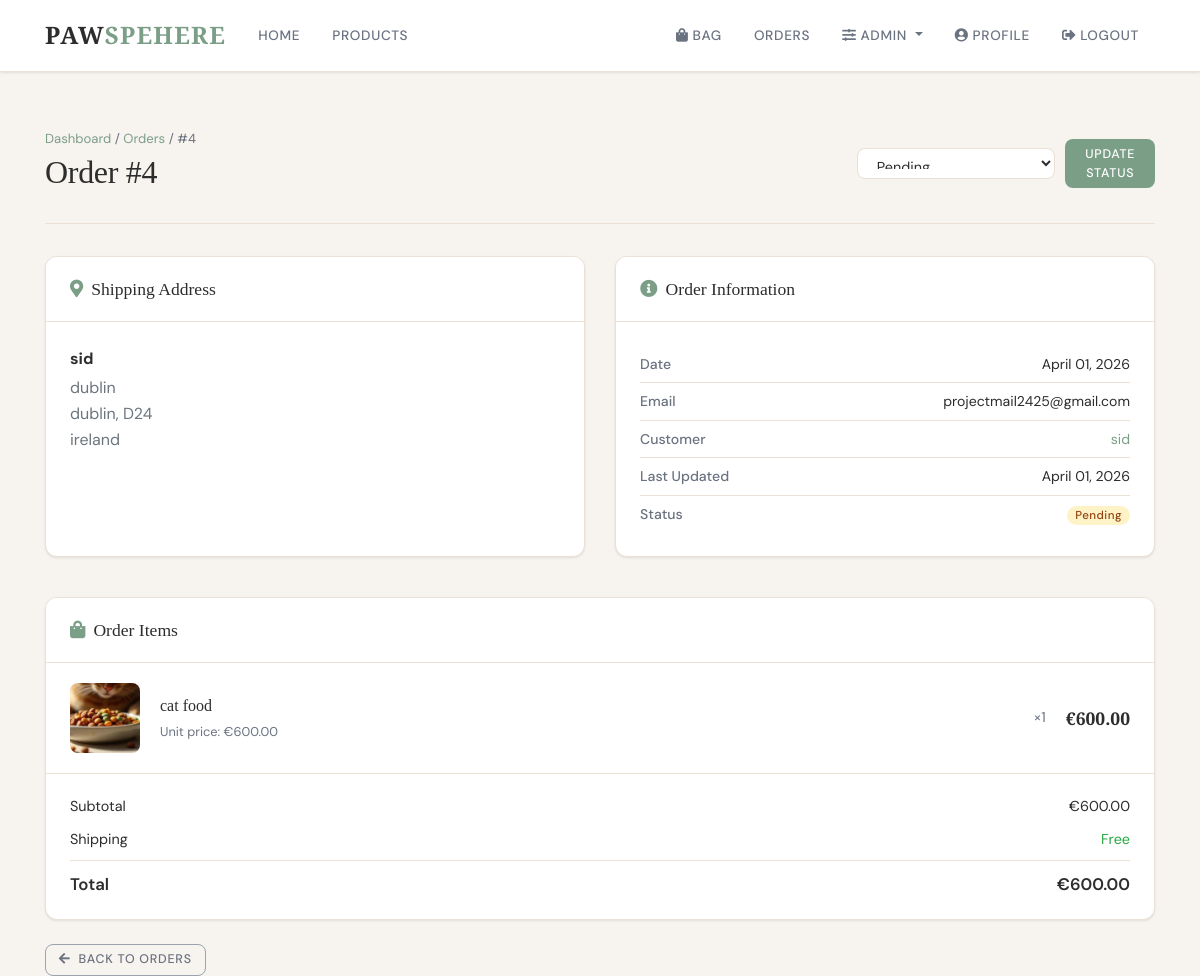
The page /admin-panel/orders/4/ (signed in) on the database its author committed.
### cart/models.py (models this page shows, shortened)
class Order(models.Model):
    STATUS_CHOICES = (
        ('pending', 'Pending'),
        ('processing', 'Processing'),
        ('shipped', 'Shipped'),
        ('delivered', 'Delivered'),
        ('cancelled', 'Cancelled'),
    )
    user = models.ForeignKey(User, on_delete=models.CASCADE)
    full_name = models.CharField(max_length=100)
    email = models.EmailField()
    address = models.CharField(max_length=250)
    city = models.CharField(max_length=100)
    postal_code = models.CharField(max_length=20)
    country = models.CharField(max_length=100)
    created = models.DateTimeField(auto_now_add=True)
    updated = models.DateTimeField(auto_now=True)
    status = models.CharField(max_length=20, choices=STATUS_CHOICES, default='pending')
    total_price = models.DecimalField(max_digits=10, decimal_places=2)
    class Meta:
        ordering = ['-created']

class OrderItem(models.Model):
    order = models.ForeignKey(Order, related_name='items', on_delete=models.CASCADE)
    product = models.ForeignKey(Product, on_delete=models.CASCADE)
    price = models.DecimalField(max_digits=10, decimal_places=2)
    quantity = models.PositiveIntegerField(default=1)
    def get_total_price(self):
        return self.price * self.quantity

### products/models.py (models this page shows, shortened)
class Product(models.Model):
    name = models.CharField(max_length=200)
    description = models.TextField()
    price = models.DecimalField(max_digits=10, decimal_places=2)
    category = models.ForeignKey(
        Category,
        on_delete=models.CASCADE,
        related_name="products",
    )
    materials = models.CharField(max_length=255)
    image = models.ImageField(
        upload_to="product_images",
        default="default_product.jpg",
    )
    seller = models.ForeignKey(User, on_delete=models.CASCADE)
    date_posted = models.DateTimeField(auto_now_add=True)
    in_stock = models.BooleanField(default=True)

### admin_panel/views.py (the view)
# urls.py: path('orders/<int:order_id>/', views.order_detail, name='admin-order-detail'),
@login_required
@user_passes_test(is_admin)
def order_detail(request, order_id):
    order = get_object_or_404(Order, id=order_id)
    context = {
        'title': f'Order #{order.id}',
        'order': order
    }
    return render(request, 'admin_panel/order_detail.html', context)

### admin_panel/views.py (called while the page is built)
def is_admin(user):
    return user.is_staff or user.is_superuser

### cart/context_processors.py (called while the page is built)
def cart_counter(request):
    if request.user.is_authenticated:
        cart_count = CartItem.objects.filter(user=request.user).count()
        return {'cart_count': cart_count}
    return {'cart_count': 0}

### templates/admin_panel/order_detail.html (shortened to what this page needs)
{% extends "base.html" %}
{% block content %}
<div class="page-header">
    <div class="d-flex justify-content-between align-items-center flex-wrap gap-2">
        <div>
            <div class="admin-breadcrumb mb-1">
                <a href="{% url 'admin-dashboard' %}">Dashboard</a> / <a href="{% url 'admin-order-management' %}">Orders</a> / #{{ order.id }}
            </div>
            <h1>Order #{{ order.id }}</h1>
        </div>
        <form method="POST" action="{% url 'admin-update-order-status' order.id %}" class="status-update-form">
            <select name="status" class="form-control form-control-sm status-select">
                {% for status_code, status_name in order.STATUS_CHOICES %}
                <option value="{{ status_code }}" {% if order.status == status_code %}selected{% endif %}>{{ status_name }}</option>
                {% endfor %}
            </select>
            <button type="submit" class="btn btn-primary btn-sm">Update Status</button>
        </form>
    </div>
</div>
<div class="row mb-4">
    <div class="col-md-6 mb-3">
        <div class="card h-100">
            <div class="card-header"><i class="fas fa-map-marker-alt mr-2" style="color:var(--sage);"></i>Shipping Address</div>
            <div class="card-body">
                <p class="mb-1"><strong>{{ order.full_name }}</strong></p>
                <p class="text-muted mb-0">{{ order.address }}<br>{{ order.city }}, {{ order.postal_code }}<br>{{ order.country }}</p>
            </div>
        </div>
    </div>
    <div class="col-md-6 mb-3">
        <div class="card h-100">
            <div class="card-header"><i class="fas fa-info-circle mr-2" style="color:var(--sage);"></i>Order Information</div>
            <div class="card-body">
                <div class="info-row"><span class="info-key">Date</span><span>{{ order.created|date:"F d, Y" }}</span></div>
                <div class="info-row"><span class="info-key">Email</span><span>{{ order.email }}</span></div>
                <div class="info-row"><span class="info-key">Customer</span><span><a href="{% url 'admin-user-detail' order.user.id %}" style="color:var(--sage);">{{ order.user.username }}</a></span></div>
                <div class="info-row"><span class="info-key">Last Updated</span><span>{{ order.updated|date:"F d, Y" }}</span></div>
                <div class="info-row">
                    <span class="info-key">Status</span>
                    <span>
                        {% if order.status == 'pending' %}<span class="badge badge-warning">{{ order.get_status_display }}</span>
                        {% elif order.status == 'processing' %}<span class="badge badge-info">{{ order.get_status_display }}</span>
                        {% elif order.status == 'shipped' %}<span class="badge badge-primary">{{ order.get_status_display }}</span>
                        {% elif order.status == 'delivered' %}<span class="badge badge-success">{{ order.get_status_display }}</span>
                        {% elif order.status == 'cancelled' %}<span class="badge badge-danger">{{ order.get_status_display }}</span>
                        {% endif %}
                    </span>
                </div>
            </div>
        </div>
    </div>
</div>
<div class="card">
    <div class="card-header"><i class="fas fa-shopping-bag mr-2" style="color:var(--sage);"></i>Order Items</div>
    <div class="card-body p-0">
        {% for item in order.items.all %}
        <div class="order-item-row {% if not forloop.last %}order-item-border{% endif %}">
            <img src="{{ item.product.image.url }}" alt="{{ item.product.name }}" class="order-item-img">
            <div class="order-item-info">
                <a href="{% url 'product-detail' item.product.id %}" class="order-item-name">{{ item.product.name }}</a>
                <p class="order-item-meta">Unit price: €{{ item.price }}</p>
            </div>
            <div class="order-item-qty">×{{ item.quantity }}</div>
            <div class="order-item-total">€{{ item.get_total_price }}</div>
        </div>
        {% endfor %}
        <div class="order-totals">
            <div class="order-total-row"><span>Subtotal</span><span>€{{ order.total_price }}</span></div>
            <div class="order-total-row"><span>Shipping</span><span class="text-success">Free</span></div>
            <div class="order-total-row order-total-grand"><span>Total</span><span>€{{ order.total_price }}</span></div>
        </div>
    </div>
</div>
<div class="mt-4">
    <a href="{% url 'admin-order-management' %}" class="btn btn-outline-secondary btn-sm">
        <i class="fas fa-arrow-left mr-2"></i>Back to Orders
    </a>
</div>
{% endblock content %}

### templates/base.html (style rules this page uses)
:root { --cream: #F7F3EE; --white: #FFFFFF; --sage: #7B9E87; --sage-light: #A8C4B0; --sage-dark: #5C7D67; --terracotta: #C17F5A; --terracotta-light: #D4956E; --sand: #E8D5BA; --sand-light: #F2E8D9; --charcoal: #2D2D2D; --gray-600: #6B7280; --gray-400: #9CA3AF; --gray-200: #E5E7EB; --border: #EAE0D5; --shadow-sm: 0 1px 3px rgba(0,0,0,0.06), 0 1px 2px rgba(0,0,0,0.04); --shadow-md: 0 4px 12px rgba(0,0,0,0.08); --shadow-lg: 0 10px 30px rgba(0,0,0,0.10); --radius: 12px; --radius-sm: 8px; }
* { box-sizing: border-box; margin: 0; padding: 0; }
html { scroll-behavior: smooth; }
body { background-color: var(--cream); font-family: 'DM Sans', sans-serif; color: var(--charcoal); line-height: 1.6; min-height: 100vh; display: flex; flex-direction: column; padding-top: 72px; }
h1, h2, h3, h4, h5, h6 { font-family: 'Cormorant Garamond', serif; font-weight: 500; letter-spacing: -0.01em; }
h1 { font-size: 2.4rem; }
.btn { font-family: 'DM Sans', sans-serif; font-size: 0.82rem; font-weight: 500; letter-spacing: 0.06em; text-transform: uppercase; border-radius: var(--radius-sm); padding: 0.6rem 1.4rem; transition: all 0.25s ease; border: none; }
.btn-primary { background-color: var(--sage); color: white; }
.btn-outline-secondary { background: transparent; border: 1.5px solid var(--gray-400); color: var(--gray-600); }
.btn-sm { padding: 0.35rem 0.8rem; font-size: 0.78rem; }
.card { background: var(--white); border: 1px solid var(--border); border-radius: var(--radius); box-shadow: var(--shadow-sm); transition: box-shadow 0.25s ease, transform 0.25s ease; overflow: hidden; }
.card-header { background-color: var(--white); border-bottom: 1px solid var(--border); padding: 1.1rem 1.5rem; font-family: 'Cormorant Garamond', serif; font-size: 1.1rem; font-weight: 500; }
.card-body { padding: 1.5rem; }
.badge { font-family: 'DM Sans', sans-serif; font-size: 0.72rem; font-weight: 500; letter-spacing: 0.04em; padding: 0.3em 0.7em; border-radius: 20px; }
.badge-warning { background-color: #FEF3C7; color: #92400E; }
.form-control { border: 1px solid var(--border); border-radius: var(--radius-sm); padding: 0.6rem 0.9rem; font-size: 0.9rem; background-color: var(--white); color: var(--charcoal); transition: border-color 0.2s, box-shadow 0.2s; }
.page-header { padding: 2rem 0 1.5rem; border-bottom: 1px solid var(--border); margin-bottom: 2rem; }
.page-header h1 { font-size: 2rem; color: var(--charcoal); }

### templates/admin_panel/order_detail.html (style rules this page uses)
.admin-breadcrumb { font-size:0.82rem; color:var(--gray-600); }
.admin-breadcrumb a { color:var(--sage); text-decoration:none; }
.status-update-form { display:flex; align-items:center; gap:10px; }
.status-select { min-width:160px; }
.info-row { display:flex; justify-content:space-between; font-size:0.88rem; padding:7px 0; border-bottom:1px solid var(--border); }
.info-row:last-child { border-bottom:none; }
.info-key { color:var(--gray-600); font-weight:500; }
.order-item-row { display:flex; align-items:center; gap:1.25rem; padding:1.25rem 1.5rem; flex-wrap:wrap; }
.order-item-img { width:70px; height:70px; object-fit:cover; border-radius:var(--radius-sm); flex-shrink:0; }
.order-item-info { flex:1; min-width:140px; }
.order-item-name { font-family:'Cormorant Garamond',serif; font-size:1rem; color:var(--charcoal); text-decoration:none; font-weight:500; }
.order-item-meta { font-size:0.8rem; color:var(--gray-600); margin:3px 0 0; }
.order-item-qty { font-size:0.9rem; color:var(--gray-600); }
.order-item-total { font-family:'Cormorant Garamond',serif; font-size:1.1rem; font-weight:600; }
.order-totals { border-top:1px solid var(--border); padding:1rem 1.5rem; }
.order-total-row { display:flex; justify-content:space-between; font-size:0.9rem; padding:5px 0; }
.order-total-grand { font-weight:600; font-size:1.05rem; border-top:1px solid var(--border); padding-top:10px; margin-top:4px; }

### rows shown on the page
Order: id "4", status "Pending", full_name "sid", address "dublin", city "dublin", postal_code "D24", country "ireland", created "April 01, 2026", email "projectmail2425@gmail.com", user.username "sid", updated "April 01, 2026", total_price "600.00"
OrderItem: product.image (picture), product.name "cat food", price "600.00", quantity "1", get_total_price "600.00"
